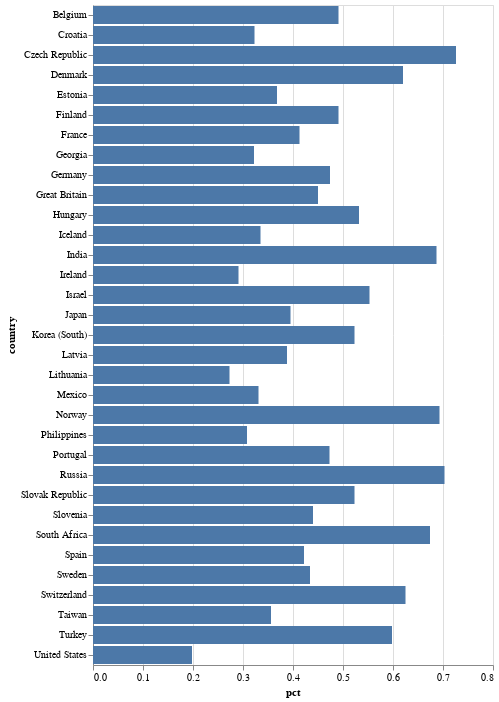

Notebook source saved alongside this figure:
### Code cell
alt.Chart(yes).mark_bar().encode(y='country', x='pct')

### Figure 1 — Vega-Lite specification as saved in the notebook (floating-point values rounded to 4 significant figures)
{"config": {"view": {"continuousWidth": 400, "continuousHeight": 300}}, "data": {"name": "data-1c1022a12abb7e1a6cb9d5c42bcd4d2f"}, "mark": "bar", "encoding": {"x": {"type": "quantitative", "field": "pct"}, "y": {"type": "nominal", "field": "country"}}, "$schema": "https://vega.github.io/schema/vega-lite/v4.8.1.json", "datasets": {"data-1c1022a12abb7e1a6cb9d5c42bcd4d2f": [{"country": "Belgium", "response": "Agree or Strongly Agree", "n": 1081, "pct": 0.491}, {"country": "Croatia", "response": "Agree or Strongly Agree", "n": 323, "pct": 0.323}, {"country": "Czech Republic", "response": "Agree or Strongly Agree", "n": 1386, "pct": 0.726}, {"country": "Denmark", "response": "Agree or Strongly Agree", "n": 821, "pct": 0.62}, {"country": "Estonia", "response": "Agree or Strongly Agree", "n": 371, "pct": 0.368}, {"country": "Finland", "response": "Agree or Strongly Agree", "n": 610, "pct": 0.491}, {"country": "France", "response": "Agree or Strongly Agree", "n": 833, "pct": 0.413}, {"country": "Georgia", "response": "Agree or Strongly Agree", "n": 482, "pct": 0.322}, {"country": "Germany", "response": "Agree or Strongly Agree", "n": 813, "pct": 0.474}, {"country": "Great Britain", "response": "Agree or Strongly Agree", "n": 407, "pct": 0.45}, {"country": "Hungary", "response": "Agree or Strongly Agree", "n": 536, "pct": 0.532}, {"country": "Iceland", "response": "Agree or Strongly Agree", "n": 363, "pct": 0.335}, {"country": "India", "response": "Agree or Strongly Agree", "n": 1051, "pct": 0.687}, {"country": "Ireland", "response": "Agree or Strongly Agree", "n": 353, "pct": 0.291}, {"country": "Israel", "response": "Agree or Strongly Agree", "n": 666, "pct": 0.553}, {"country": "Japan", "response": "Agree or Strongly Agree", "n": 488, "pct": 0.395}, {"country": "Korea (South)", "response": "Agree or Strongly Agree", "n": 677, "pct": 0.523}, {"country": "Latvia", "response": "Agree or Strongly Agree", "n": 388, "pct": 0.388}, {"country": "Lithuania", "response": "Agree or Strongly Agree", "n": 326, "pct": 0.273}, {"country": "Mexico", "response": "Agree or Strongly Agree", "n": 351, "pct": 0.331}, {"country": "Norway", "response": "Agree or Strongly Agree", "n": 1099, "pct": 0.693}, {"country": "Philippines", "response": "Agree or Strongly Agree", "n": 369, "pct": 0.308}, {"country": "Portugal", "response": "Agree or Strongly Agree", "n": 473, "pct": 0.473}, {"country": "Russia", "response": "Agree or Strongly Agree", "n": 1065, "pct": 0.703}, {"country": "Slovak Republic", "response": "Agree or Strongly Agree", "n": 605, "pct": 0.523}, {"country": "Slovenia", "response": "Agree or Strongly Agree", "n": 444, "pct": 0.44}, {"country": "South Africa", "response": "Agree or Strongly Agree", "n": 1845, "pct": 0.674}, {"country": "Spain", "response": "Agree or Strongly Agree", "n": 517, "pct": 0.422}, {"country": "Sweden", "response": "Agree or Strongly Agree", "n": 473, "pct": 0.434}, {"country": "Switzerland", "response": "Agree or Strongly Agree", "n": 773, "pct": 0.625}, {"country": "Taiwan", "response": "Agree or Strongly Agree", "n": 694, "pct": 0.356}, {"country": "Turkey", "response": "Agree or Strongly Agree", "n": 996, "pct": 0.598}, {"country": "United States", "response": "Agree or Strongly Agree", "n": 252, "pct": 0.198}]}}
